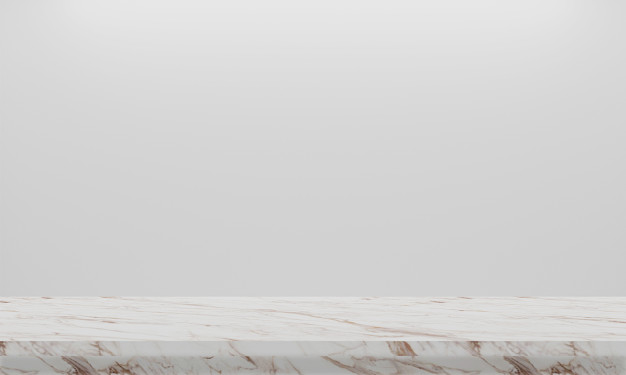
#> input picture OpenCV/Youtube course/Sentdex Opencv/whiteBackGround.jpg, 626 x 375 px
$ python ImagearithmeticsandLogic-OpenCVwithPythonforImageandVideoAnalysis.py
#> lines starting #> are read from the running program, lines starting #| are printed output that depends on the picture; after the words box and inside, x2 and y2 are one past the last pixel; in counts of white or black regions, pixels touching at a corner belong together
import cv2
import numpy as np

img1 = cv2.imread('whiteBackGround.jpg')
#> img1 is the input picture: shape (375, 626, 3); mean B, G, R 209.6, 210.2, 210.8
img2 = cv2.imread('WhiteGirl.jpg')
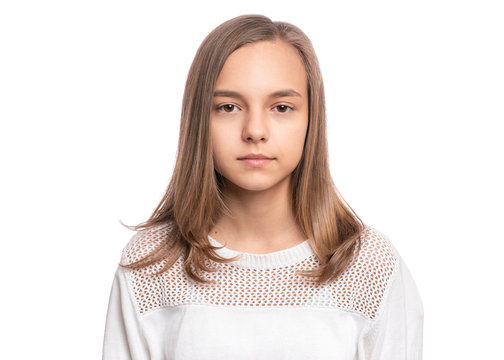
#> input picture OpenCV/Youtube course/Sentdex Opencv/WhiteGirl.jpg, 504 x 360 px
#> img2 is the input picture: shape (360, 504, 3); mean B, G, R 218.6, 223.2, 233.5
# img2 = cv2.imread('black-backgrounded.jpg')

#resize image
# img2 = cv2.resize(img2, (0,0), fx=0.33, fy=0.33)

rows, cols, channels = img2.shape
#> rows = 360; cols = 504; channels = 3
#region of interest
roi = img1[0:rows,0:cols]
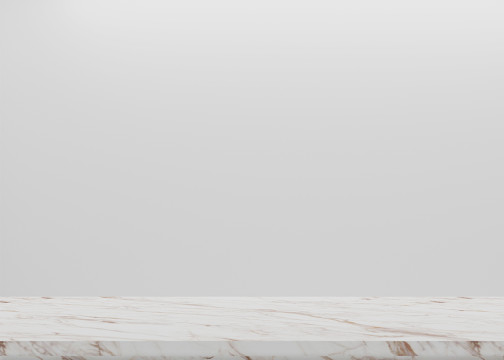
#> roi: shape (360, 504, 3); mean B, G, R 212.4, 212.9, 213.2

img2gray= cv2.cvtColor(img2, cv2.COLOR_BGR2GRAY)
ret, mask = cv2.threshold(img2gray,235, 255, cv2.THRESH_BINARY_INV)
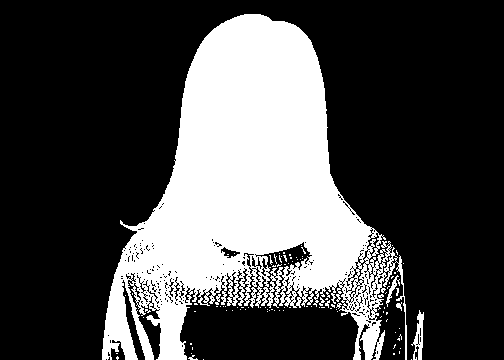
#> mask: shape (360, 504); 29.1% white; 100 white regions (92 under 20 px), largest, box (x1, y1, x2, y2) and area: (102, 14, 407, 360) 52027, (411, 310, 424, 360) 291, (386, 275, 400, 307) 110

mask_inv = cv2.bitwise_not(mask)

img1_bg = cv2.bitwise_and(roi, roi, mask=mask_inv)
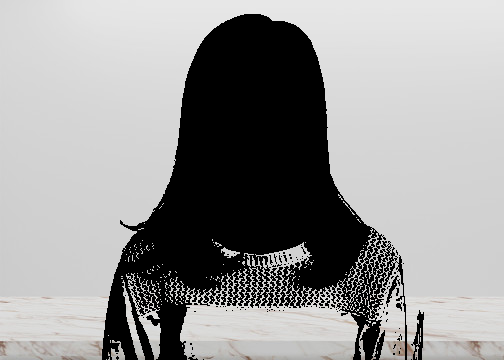
#> img1_bg: shape (360, 504, 3); mean B, G, R 150.6, 151, 151.3
img2_fg = cv2.bitwise_and(img2, img2, mask=mask)
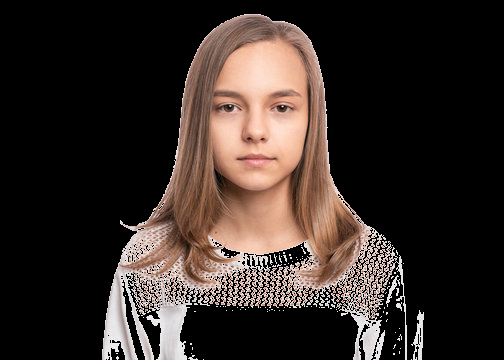
#> img2_fg: shape (360, 504, 3); mean B, G, R 39.1, 43.7, 53.9

dst = cv2.add(img1_bg, img2_fg)
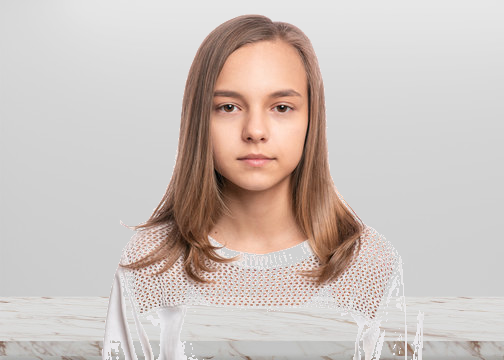
#> dst: shape (360, 504, 3); mean B, G, R 189.7, 194.7, 205.2
img1[0:rows,0:cols] = dst
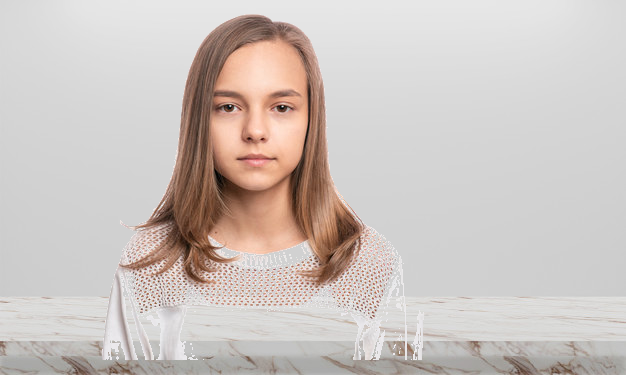
#> img1: shape (375, 626, 3); mean B, G, R 192, 196.2, 204.6

cv2.imshow('whiteBackGround', img1)
cv2.imshow('Girl', img2)
cv2.waitKey(0)
cv2.destroyAllWindows()
